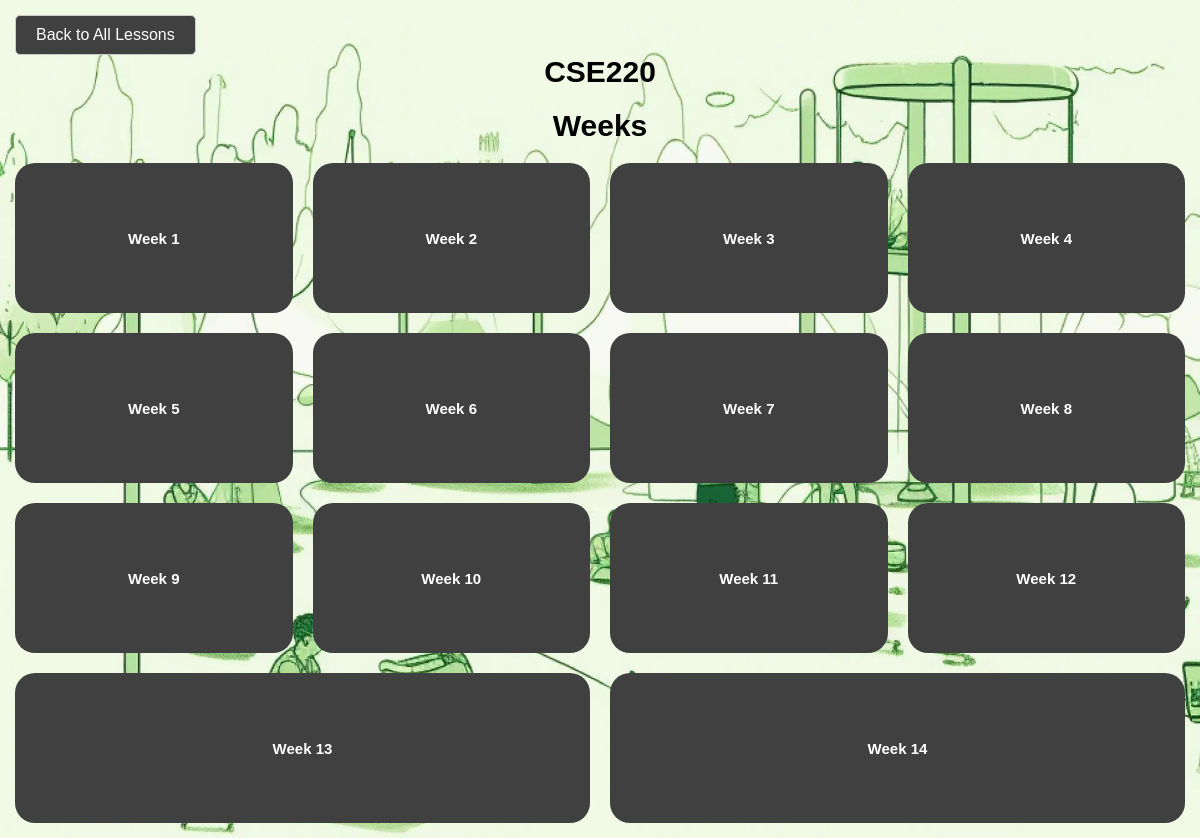
Page /lesson/14/ (signed in) on the committed database.
### lmsApp/models.py (models this page shows, shortened)
class Lesson(models.Model):
    name = models.CharField(max_length=200)
    field = models.CharField(max_length=200)  # çap öğrencileri için opsiyonel
    teacher = models.CharField(max_length=200)  # optional
    user = models.ForeignKey(User, on_delete=models.CASCADE, default=1)

class Week(models.Model):
    lesson = models.ForeignKey(Lesson, on_delete=models.CASCADE)
    week_number = models.IntegerField()
    user = models.ForeignKey(User, on_delete=models.CASCADE, default=1)

### lmsApp/views.py (the view)
# urls.py: path('lesson/<int:lesson_id>/', views.lesson_detail, name='lesson_detail'),
@login_required(login_url='login')
def lesson_detail(request, lesson_id):
    lesson = Lesson.objects.get(id=lesson_id, user=request.user)
    weeks = Week.objects.filter(lesson=lesson, user=request.user).order_by('week_number')
    return render(request, 'lmsApp/lesson_detail.html', {'lesson': lesson, 'weeks': weeks})

### lmsApp/templates/lmsApp/lesson_detail.html (shortened to what this page needs)
{% load static %}
{% block content %}
<div class="container">
<div class="mb-4">
        <a href="{% url 'lessons_list' %}" class="sde">Back to All Lessons</a>
    </div>
    <h1 class="lesson-title">{{ lesson.name }}</h1>
    <div class="rtmu">
        <h1>Weeks</h1>
        <div class="weeks">
            {% for week in weeks %}
            <div class="week" id="week{{ week.week_number }}">
                <button>
                    <a href="{% url 'week_detail' lesson.id week.week_number %}">Week {{ week.week_number }}</a>
                </button>
            </div>
            {% endfor %}
        </div>
    </div>
</div>
{% endblock %}

### rows in the picture
Lesson: name "CSE220"
Week: week_number "1"
Week: week_number "2"
Week: week_number "3"
Week: week_number "4"
Week: week_number "5"
Week: week_number "6"
Week: week_number "7"
Week: week_number "8"
Week: week_number "9"
Week: week_number "10"
Week: week_number "11"
Week: week_number "12"
Week: week_number "13"
Week: week_number "14"
